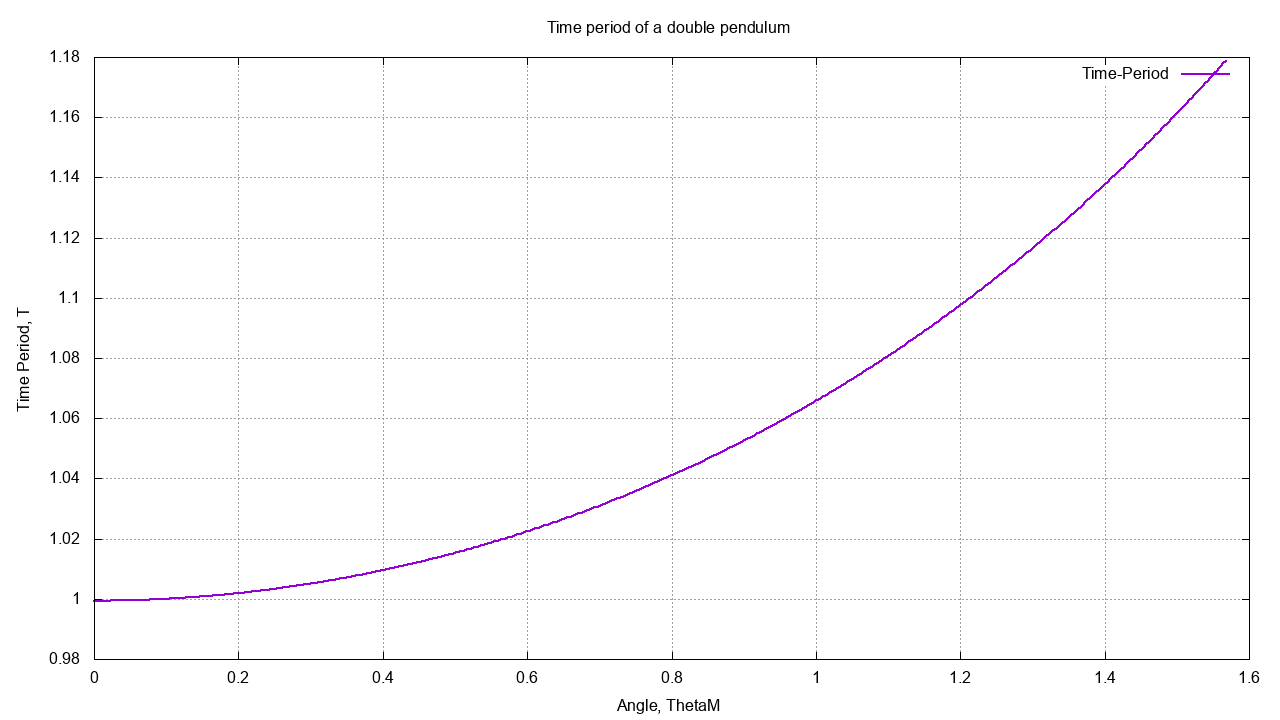

gnuplot code for this plot:
set xlabel "Angle, ThetaM"
set ylabel "Time Period, T"
set title "Time period of a double pendulum"

set grid

set terminal png size 1280,720
set output "Integration9.png"
plot "Integration9.dat" u 1:(column("Time-Period")) w l lw 2

set terminal wxt background '#00222222'
plot "Integration9.dat" u 1:(column("Time-Period")) w l lw 2